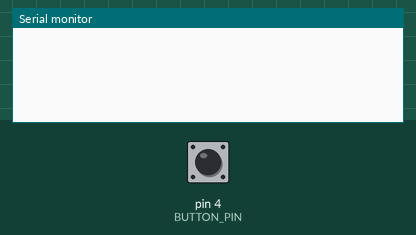
A sketch run on a simulated Arduino Uno, built with avr-gcc and run on an emulated ATmega328P. On the bench: the last lines printed to the serial monitor. Inputs (shaded band) come from the test bench; at power-on: pin 4 (BUTTON_PIN) HIGH.

Above: at 1.2 s.
1.3 s: pin 4 (BUTTON_PIN) pulled LOW for 0.15 s
At 2.6 s:
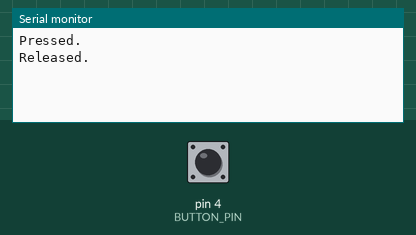
2.9 s: pin 4 (BUTTON_PIN) pulled LOW for 3.2 s
At 5.3 s:
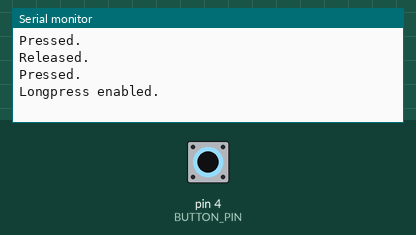

The sketch:

button_demo.ino
```cpp
// Testing out functions in "button.h"

#include "button.h"

#define BUTTON_PIN 4

Button test_button;

void setup() {
  Serial.begin(115200);

  test_button.begin(BUTTON_PIN);
}

void loop() {
  test_button.update();

  if(test_button.debounce()) {
    Serial.println("Pressed.");
  }
  if(test_button.release()) {
    Serial.println("Released.");
  }
  if(test_button.start_longpress()) {
    Serial.println("Longpress enabled.");
  }
  // uint16_t state = test_button.state();
  // for (int i = 15; i >= 0; i--) {
  //     // Check if the i-th bit is set
  //     if (state & (1 << i)) {
  //         Serial.print("1");
  //     } else {
  //         Serial.print("0");
  //     }
  // }
  // Serial.println("");
  delay(1);
}
```

button.h
```cpp
#ifndef button_h
#define button_h

#include "Arduino.h"

class Button {
  private:
    uint8_t btn; // pin number
    uint16_t btn_state;
    unsigned long last_debounce_time = 0;
    bool longpress_state = false;
    bool prev_longpress_state = false;
    bool start_longpress_state = false;

  public:
    // initialize button
    void begin(uint8_t button) {
      btn = button;
      btn_state = 0xffff;
      pinMode(btn, INPUT_PULLUP);
    }

    // update btn_state
    void update() {
      // update shift state
      btn_state = (btn_state << 1) | digitalRead(btn) | 0xfe00;

      // if debounce(off->on), update
      if(btn_state == 0xff00) {
        last_debounce_time = millis();
      }

      // if in long press mode, update (here we set duration to 1s = 1000ms)
      longpress_state = (fully_pressed() && (millis() - last_debounce_time > 1000));

      // check if it toggled
      start_longpress_state = (prev_longpress_state == false) && (longpress_state == true);
      // update previous state
      prev_longpress_state = longpress_state;
    }

    // detects for sequence 100000000 for last 9 bits
    // released(1) to pressed(0) transition
    bool debounce() {
      return (btn_state == 0xff00);
    }
    // detects for sequence 011111111 for last 9 bits
    // pressed(0) to release(1) transition
    bool release() {
      return (btn_state == 0xfeff);
    }

    // true if button is fully pressed
    bool fully_pressed() {
      return (btn_state == 0xfe00);
    }

    // true if long press is activated
    bool start_longpress() {
      return start_longpress_state;
    }

    uint16_t state() {
      return btn_state;
    }
};

#endif
```

Measured:
- after the input at 1.3 s, the serial monitor: prints a new line at once (image 1)
- after the input at 2.9 s, the serial monitor: prints a new line after 1.0 s (image 2)
